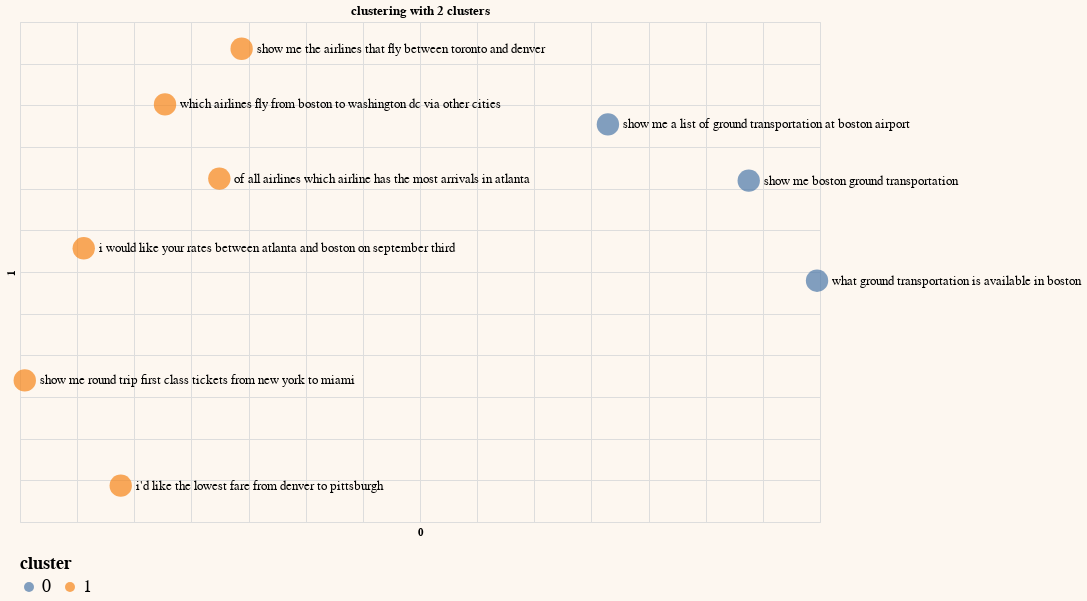

Notebook code for this chart:
### Code cell
#plot

df_clust.columns = df_clust.columns.astype(str)
generate_chart(df_clust.iloc[:sample],'0','1', color='cluster',title="clustering with 2 clusters")

### Figure 1 — Vega-Lite specification as saved in the notebook (floating-point values rounded to 4 significant figures; data arrays with more than 128 entries replaced by an {"elided": "..."} marker saying what was removed)
{"config": {"view": {"continuousWidth": 400, "continuousHeight": 300}, "background": "#FDF7F0", "legend": {"labelFontSize": 18, "orient": "bottom", "titleFontSize": 18}}, "layer": [{"mark": {"type": "circle", "size": 500}, "encoding": {"color": {"field": "cluster", "type": "nominal"}, "tooltip": [{"field": "query", "type": "nominal"}], "x": {"axis": {"domain": false, "labels": false, "ticks": false}, "field": "0", "scale": {"zero": false}, "type": "quantitative"}, "y": {"axis": {"domain": false, "labels": false, "ticks": false}, "field": "1", "scale": {"zero": false}, "type": "quantitative"}}}, {"mark": {"type": "text", "align": "left", "baseline": "middle", "color": "black", "dx": 15, "size": 13}, "encoding": {"color": {"value": "black"}, "text": {"field": "query", "type": "nominal"}, "tooltip": [{"field": "query", "type": "nominal"}], "x": {"axis": {"domain": false, "labels": false, "ticks": false}, "field": "0", "scale": {"zero": false}, "type": "quantitative"}, "y": {"axis": {"domain": false, "labels": false, "ticks": false}, "field": "1", "scale": {"zero": false}, "type": "quantitative"}}}], "data": {"name": "data-bbadc879b2e5a4deaacc8e70db945ac7"}, "height": 500, "title": "clustering with 2 clusters", "width": 800, "$schema": "https://vega.github.io/schema/vega-lite/v4.17.0.json", "datasets": {"data-bbadc879b2e5a4deaacc8e70db945ac7": [{"query": " which airlines fly from boston to washington dc via other cities", "query_embeds": {"elided": "1024 float values"}, "0": -0.0731, "1": 0.2511, "cluster": "1"}, {"query": " show me the airlines that fly between toronto and denver", "query_embeds": {"elided": "1024 float values"}, "0": -0.006073, "1": 0.3179, "cluster": "1"}, {"query": " show me round trip first class tickets from new york to miami", "query_embeds": {"elided": "1024 float values"}, "0": -0.1958, "1": -0.08008, "cluster": "1"}, {"query": " i'd like the lowest fare from denver to pittsburgh", "query_embeds": {"elided": "1024 float values"}, "0": -0.1119, "1": -0.2064, "cluster": "1"}, {"query": " show me a list of ground transportation at boston airport", "query_embeds": {"elided": "1024 float values"}, "0": 0.3144, "1": 0.2271, "cluster": "0"}, {"query": " show me boston ground transportation", "query_embeds": {"elided": "1024 float values"}, "0": 0.4376, "1": 0.1596, "cluster": "0"}, {"query": " of all airlines which airline has the most arrivals in atlanta", "query_embeds": {"elided": "1024 float values"}, "0": -0.02559, "1": 0.1621, "cluster": "1"}, {"query": " what ground transportation is available in boston", "query_embeds": {"elided": "1024 float values"}, "0": 0.4974, "1": 0.03955, "cluster": "0"}, {"query": " i would like your rates between atlanta and boston on september third", "query_embeds": {"elided": "1024 float values"}, "0": -0.1442, "1": 0.07845, "cluster": "1"}]}}
